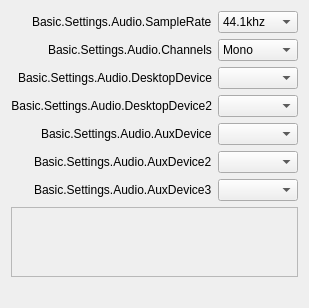
       <widget class="QWidget" name="audioPage">
        <layout class="QFormLayout" name="formLayout">
         <property name="fieldGrowthPolicy">
          <enum>QFormLayout::AllNonFixedFieldsGrow</enum>
         </property>
         <property name="labelAlignment">
          <set>Qt::AlignRight|Qt::AlignTrailing|Qt::AlignVCenter</set>
         </property>
         <item row="0" column="0">
          <widget class="QLabel" name="label_14">
           <property name="text">
            <string>Basic.Settings.Audio.SampleRate</string>
           </property>
          </widget>
         </item>
         <item row="0" column="1">
          <widget class="QComboBox" name="sampleRate">
           <property name="currentText">
            <string notr="true">44.1khz</string>
           </property>
           <property name="currentIndex">
            <number>1</number>
           </property>
           <item>
            <property name="text">
             <string>22.05khz</string>
            </property>
           </item>
           <item>
            <property name="text">
             <string>44.1khz</string>
            </property>
           </item>
           <item>
            <property name="text">
             <string>48khz</string>
            </property>
           </item>
          </widget>
         </item>
         <item row="1" column="0">
          <widget class="QLabel" name="label_15">
           <property name="text">
            <string>Basic.Settings.Audio.Channels</string>
           </property>
          </widget>
         </item>
         <item row="1" column="1">
          <widget class="QComboBox" name="channelSetup">
           <property name="currentText">
            <string>Mono</string>
           </property>
           <property name="currentIndex">
            <number>0</number>
           </property>
           <item>
            <property name="text">
             <string>Mono</string>
            </property>
           </item>
           <item>
            <property name="text">
             <string>Stereo</string>
            </property>
           </item>
          </widget>
         </item>
         <item row="2" column="0">
          <widget class="QLabel" name="label_2">
           <property name="minimumSize">
            <size>
             <width>170</width>
             <height>0</height>
            </size>
           </property>
           <property name="text">
            <string>Basic.Settings.Audio.DesktopDevice</string>
           </property>
           <property name="alignment">
            <set>Qt::AlignRight|Qt::AlignTrailing|Qt::AlignVCenter</set>
           </property>
          </widget>
         </item>
         <item row="2" column="1">
          <widget class="QComboBox" name="desktopAudioDevice1">
           <property name="enabled">
            <bool>true</bool>
           </property>
          </widget>
         </item>
         <item row="3" column="0">
          <widget class="QLabel" name="label_3">
           <property name="text">
            <string>Basic.Settings.Audio.DesktopDevice2</string>
           </property>
           <property name="alignment">
            <set>Qt::AlignRight|Qt::AlignTrailing|Qt::AlignVCenter</set>
           </property>
          </widget>
         </item>
         <item row="3" column="1">
          <widget class="QComboBox" name="desktopAudioDevice2">
           <property name="enabled">
            <bool>true</bool>
           </property>
          </widget>
         </item>
         <item row="4" column="0">
          <widget class="QLabel" name="label_4">
           <property name="text">
            <string>Basic.Settings.Audio.AuxDevice</string>
           </property>
          </widget>
         </item>
         <item row="4" column="1">
          <widget class="QComboBox" name="auxAudioDevice1">
           <property name="enabled">
            <bool>true</bool>
           </property>
          </widget>
         </item>
         <item row="5" column="0">
          <widget class="QLabel" name="label_5">
           <property name="text">
            <string>Basic.Settings.Audio.AuxDevice2</string>
           </property>
          </widget>
         </item>
         <item row="5" column="1">
          <widget class="QComboBox" name="auxAudioDevice2">
           <property name="enabled">
            <bool>true</bool>
           </property>
          </widget>
         </item>
         <item row="6" column="0">
          <widget class="QLabel" name="label_6">
           <property name="text">
            <string>Basic.Settings.Audio.AuxDevice3</string>
           </property>
          </widget>
         </item>
         <item row="6" column="1">
          <widget class="QComboBox" name="auxAudioDevice3">
           <property name="enabled">
            <bool>true</bool>
           </property>
          </widget>
         </item>
         <item row="7" column="0" colspan="2">
          <widget class="QScrollArea" name="audioSourceScrollArea">
           <property name="widgetResizable">
            <bool>true</bool>
           </property>
           <widget class="QWidget" name="audioSourceWidget">
            <property name="geometry">
             <rect>
              <x>0</x>
              <y>0</y>
              <width>67</width>
              <height>16</height>
             </rect>
            </property>
           </widget>
          </widget>
         </item>
         <item row="8" column="1">
          <widget class="QLabel" name="audioMsg">
           <property name="styleSheet">
            <string notr="true">color: rgb(255, 0, 4);</string>
           </property>
           <property name="text">
            <string notr="true"/>
           </property>
           <property name="wordWrap">
            <bool>true</bool>
           </property>
          </widget>
         </item>
        </layout>
       </widget>
